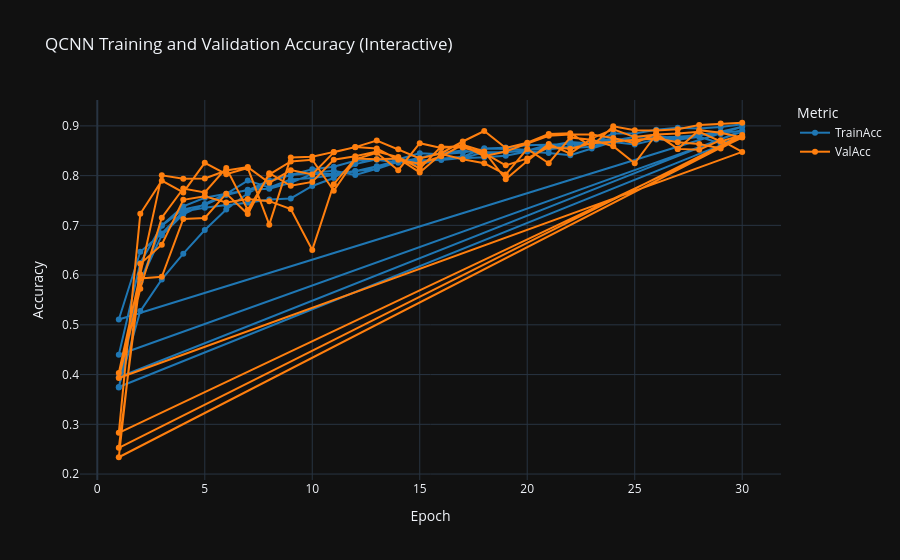

The notebook cell saved with this chart:
### Code cell
fig = px.line(
    df, 
    x='Epoch', 
    y=['TrainAcc', 'ValAcc'], 
    color_discrete_sequence=['#1f77b4', '#ff7f0e'],
    title='QCNN Training and Validation Accuracy (Interactive)',
    markers=True
)
fig.update_layout(
    template='plotly_dark',
    xaxis_title='Epoch',
    yaxis_title='Accuracy',
    legend_title_text='Metric',
    font=dict(size=12)
)
fig.show()

### Figure 1 — Plotly figure (JSON) as saved in the notebook; plotly's stock layout.template omitted (floating-point values rounded to 4 significant figures; data arrays with more than 128 entries replaced by an {"elided": "..."} marker saying what was removed)
{"data": [{"hovertemplate": "variable=TrainAcc<br>Epoch=%{x}<br>value=%{y}<extra></extra>", "legendgroup": "TrainAcc", "line": {"color": "#1f77b4", "dash": "solid"}, "marker": {"symbol": "circle"}, "mode": "lines+markers", "name": "TrainAcc", "orientation": "v", "showlegend": true, "type": "scatter", "x": {"elided": "150 int values"}, "xaxis": "x", "y": {"elided": "150 float values"}, "yaxis": "y"}, {"hovertemplate": "variable=ValAcc<br>Epoch=%{x}<br>value=%{y}<extra></extra>", "legendgroup": "ValAcc", "line": {"color": "#ff7f0e", "dash": "solid"}, "marker": {"symbol": "circle"}, "mode": "lines+markers", "name": "ValAcc", "orientation": "v", "showlegend": true, "type": "scatter", "x": {"elided": "150 int values"}, "xaxis": "x", "y": {"elided": "150 float values"}, "yaxis": "y"}], "layout": {"font": {"size": 12}, "legend": {"title": {"text": "Metric"}, "tracegroupgap": 0}, "title": {"text": "QCNN Training and Validation Accuracy (Interactive)"}, "xaxis": {"anchor": "y", "domain": [0, 1], "title": {"text": "Epoch"}}, "yaxis": {"anchor": "x", "domain": [0, 1], "title": {"text": "Accuracy"}}}}
